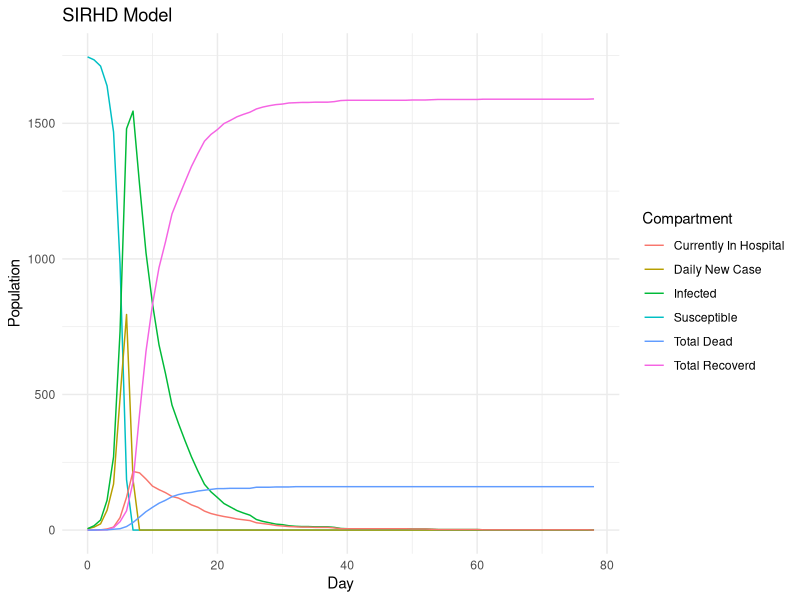
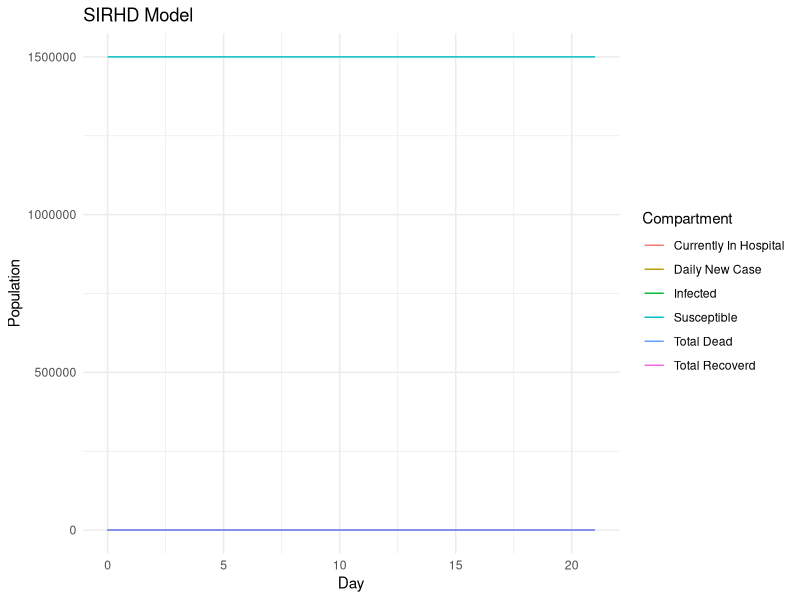

These figures' R source, in order: (Note: a time limit stopped this script after it produced the figures.)
## ---- chunk 1
knitr::opts_chunk$set(echo = FALSE, message = FALSE, warning = FALSE)
library(dplyr)
library(ggplot2)
## ---- chunk 2
model.data = function(N, beta, I.0, p, epsilon, theta, gamma, TimeH, TimeNH){
  I.rate = beta/N
  psi = 1/TimeH
  lambda = 1/TimeNH
  curr.day = 0
  S = p * N - I.0
  NS.0 = N - S - I.0
  NS = NS.0
  NewInfected = I.0
  Total.Hospital = 0
  Total.NonHospital = 0
  Total.Infected = NewInfected + Total.Hospital + Total.NonHospital
  Total.Infective = NewInfected + Total.NonHospital
  Hospital.Recovered = 0
  NonHospital.Recovered = 0
  Hospital.Dead = 0
  NonHospital.Dead = 0
  Total.Recovered = Hospital.Recovered + NonHospital.Recovered
  Total.Dead = Hospital.Dead + NonHospital.Dead
  Pop = S + NS + Total.Infected + Total.Dead
  Leaving.Hospital = 0
  Leaving.NonHospital = 0
  Recovered.Hospital.today = 0
  Recovered.NonHospital.today = 0
  Entering.Hospital = 0
  
  # If you want a full table like the excel, uncomment all lines in the df below
  df = data_frame(Day = curr.day,
                  Susceptible = S,
                  Non.Susceptible = NS,
                  Daily.New.Case = NewInfected,
                  Total.In.Hospital = Total.Hospital,
                  # Total.NonHospital = Total.NonHospital,
                  Infected = Total.Infected,
                  # Total.Infective = Total.Infective,
                  # Recovered.In.Hospital = Hospital.Recovered,
                  # Dead.In.Hospital = Hospital.Dead,
                  Total.Recovered = Total.Recovered,
                  Total.Dead = Total.Dead)
  
  # Watch the disease until it ends (daily new case = 0) or at max 200 days
  while(Total.Infected > 0 & curr.day < 1000){
    curr.day = curr.day + 1
    
    # Number of individuals recovered from the infected in hospital (previous day)
    # First need to see how many are leaving the hospital
    Leaving.Hospital = rbinom(1, Total.Hospital, psi)
    # Then how many of those recovered
    Recovered.Hospital.today = rbinom(1, Leaving.Hospital, theta)
    Hospital.Recovered = Hospital.Recovered + Recovered.Hospital.today
    Hospital.Dead = Hospital.Dead + Leaving.Hospital - Recovered.Hospital.today
    
    # Number of individuals dead from the infected in hospital (previous day)
    # First need to see how many not in hospital are getting over disease
    NonHospital.leaving = rbinom(1, Total.NonHospital, lambda)
    # How many of those are recovering
    Recovered.NonHospital.today = rbinom(1, NonHospital.leaving, gamma)
    NonHospital.Recovered = NonHospital.Recovered + Recovered.NonHospital.today
    NonHospital.Dead = NonHospital.Dead + NonHospital.leaving - Recovered.NonHospital.today
    
    # Total number of recovered or dead so far (cumulative)
    Total.Recovered = Hospital.Recovered + NonHospital.Recovered
    Total.Dead = Hospital.Dead + NonHospital.Dead
    
    # Number of individuals hospitalized from the infected in the previous day
    Entering.Hospital = rbinom(1, NewInfected, epsilon)
    Total.Hospital =  Entering.Hospital + Total.Hospital - Leaving.Hospital
    Total.NonHospital = NewInfected + Total.NonHospital - Entering.Hospital - NonHospital.leaving
    
    # Newly infected case today and total actively infected so far
    NewInfected = min(S, rbinom(1, S * Total.Infective, I.rate))
    Total.Infected = NewInfected + Total.Hospital + Total.NonHospital
    
    # Susceptible population left
    S = S - NewInfected
    
    # Current non-susceptible group
    NS = NS.0 + Total.Recovered
    
    # Infective group that can spread the disease the next day
    Total.Infective = NewInfected + Total.NonHospital
    
    # Confirm population
    Pop = S + NS + Total.Infected + Total.Dead
    
    # If you want a full table like the excel, uncomment this
    # data = c(curr.day, S, NS, NewInfected, Total.Hospital, Total.NonHospital, Total.Infected, Total.Infective, Hospital.Recovered, Hospital.Dead, Total.Recovered, Total.Dead, Pop)
    data = c(curr.day, S, NS, NewInfected, Total.Hospital, Total.Infected, Total.Recovered, Total.Dead)
    df = rbind(df, data)
  }
  return(df)
}
model.plot = function(data){
  p = ggplot(data  = data, aes(x = Day)) +
        geom_line(aes(y = Susceptible, color = "Susceptible")) +
        geom_line(aes(y = Daily.New.Case, color = "Daily New Case")) +
        geom_line(aes(y = Infected, color = "Infected")) +
        geom_line(aes(y = Total.In.Hospital, color = "Currently In Hospital")) +
        geom_line(aes(y = Total.Recovered, color = "Total Recoverd")) +
        geom_line(aes(y = Total.Dead, color = "Total Dead")) +
        scale_color_discrete(name = "Compartment") +
        labs(y = "Population", title = "SIRHD Model") + 
        theme_minimal()
  return(p)
}
model.info = function(data){
  Last.Day = nrow(data)
  Status = ifelse(data[Last.Day,]$Daily.New.Case == 0, "Ended", "Going")
  Total.Death = data[Last.Day,]$Total.Dead
  Total.Infected = sum(data$Daily.New.Case)
  Max.New.Case = max(data$Daily.New.Case)
  Peak.Day.New.Case = data[data$Daily.New.Case == Max.New.Case,]$Day
  Max.In.Hospital = max(data$Total.In.Hospital)
  Peak.Day.Hospital= data[data$Total.In.Hospital == Max.In.Hospital,]$Day
  info = c(Last.Day, Status, Total.Death, Total.Infected, Max.New.Case, Peak.Day.New.Case, Max.In.Hospital, Peak.Day.Hospital)
  return(info)
}
# Confirm the model by calculating that all compartments sum to population at any day
model.confirm = function(data){
  data$Pop = data$S + data$NS + data$Total.Infected + data$Total.Dead
  return(data)
}
SIRHD.model = function(N, beta, I.0, p, epsilon, theta, gamma, TimeH, TimeNH){
  param = c(N, beta, epsilon, theta, gamma, TimeH, TimeNH)
  data = model.data(N, beta, I.0, p, epsilon, theta, gamma, TimeH, TimeNH)
  plot = model.plot(data)
  result_info = model.info(data)
  info = c(param, result_info)
  return(list(data,plot,info))
}

# Helper function for string wrapping. 
# Default 20 character target width.
swr = function(string, nwrap=12) {
  paste(strwrap(string, width=nwrap), collapse="\n")
}
swr = Vectorize(swr)

test.model = SIRHD.model(3500, 4, 5, 0.5, 0.15, 0.9, 0.9, 10, 5)
test.model
## ---- chunk 3
# N, beta, I.0, p, epsilon, theta, gamma, TimeH, TimeNH
test.model = SIRHD.model(3000000, 1, 5, 0.5, 0.7, 0.9, 0.8, 10, 5)
test.model[[1]]
test.model[[2]]
model.summary = cbind(c("Population", "Beta", "HospitalizationRate", "HospitalizedRecoveryRate", "NonHospitalizedRecoveryRate", "HospitalizationTime", "InfectionTime"), test.model[[3]][1:7], c("LastDay", "Status", "TotalDeath", "TotalInfected", "MaxNewCase", "PeakDayNewCase", "MaxInHospital", "PeakDayHospital"), test.model[[3]][8:15])
model.summary = as.data.frame(model.summary)
colnames(model.summary) = c("Parameter", "Value", "Result", "Value")
model.summary
## ---- chunk 4
I.0 = 5
S.rate = 0.5

# List of Explanatory Variables:
Pop.Lst = c(10000, 100000, 1000000)
Beta.Lst = c(2,4)
Hrate.Lst = c(0.05, 0.1, 0.15)
RrateH.Lst = c(0.9, 0.95)
RrateNH.Lst = c(0.9, 0.95)
TimeH.Lst = c(10, 15)
TimeNH.Lst = c(1, 5)

#Pop.Lst, Beta.Lst, Hrate.Lst, RrateH.Lst, RrateNH.Lst, TimeH.Lst, TimeNH.Lst
result_table = data.frame()

# Run 10 simulations of every 288 combinations
sims = 10
for(i in 1:sims){
  for(N in Pop.Lst){
    for(b in Beta.Lst){
      for(hr in Hrate.Lst){
        for(rrh in RrateH.Lst){
          for(rrnh in RrateNH.Lst){
            for(th in TimeH.Lst){
              for(tnh in TimeNH.Lst){
                model = SIRHD.model(N, b, I.0, S.rate, hr, rrh, rrnh, th, tnh)
                result_table = rbind(result_table, model[[3]], stringsAsFactors = FALSE)
              }
            }
          }
        }
      }
    }
  }
}

colnames(result_table) = c("Population", "Beta", "HospitalizationRate", "HospitalizedRecoveryRate", "NonHospitalizedRecoveryRate", "HospitalizationTime", "InfectionTime", "LastDay", "Status", "TotalDeath", "TotalInfected", "MaxNewCase", "PeakDayNewCase", "MaxInHospital", "PeakDayHospital")
result_table[1:7] = as.data.frame(sapply(result_table[1:7], as.numeric))
result_table[1:7] = format(result_table[1:7], scientific = FALSE)
result_table[c(1:7,9)] = as.data.frame(sapply(result_table[c(1:7,9)], as.factor))
result_table[c(8,10:15)] = as.data.frame(sapply(result_table[c(8,10:15)], as.numeric))

numericPop = as.numeric(as.character(result_table$Population))

result_table$DeathProportion = result_table$TotalDeath / numericPop
result_table$InfectedProportion = result_table$TotalInfected / numericPop
result_table$MaxCaseProportion = result_table$MaxNewCase / numericPop
result_table$MaxHospitalProportion = result_table$MaxInHospital / numericPop
result_table
## ---- chunk 5
# Full model without interaction
Death.Anova = aov(DeathProportion ~ Population + Beta + HospitalizationRate + HospitalizedRecoveryRate + NonHospitalizedRecoveryRate + HospitalizationTime + InfectionTime, data = result_table) 
summary(Death.Anova)

# Reduced model with interaction between significant variables from full model
Death.Anova1 = aov(DeathProportion ~ Beta + HospitalizationRate + HospitalizedRecoveryRate + NonHospitalizedRecoveryRate + InfectionTime
                   + Beta*HospitalizationRate + Beta*HospitalizedRecoveryRate + Beta*NonHospitalizedRecoveryRate + Beta*InfectionTime 
                   + HospitalizationRate*HospitalizedRecoveryRate + HospitalizationRate*NonHospitalizedRecoveryRate + HospitalizationRate*InfectionTime +
                   + HospitalizedRecoveryRate*NonHospitalizedRecoveryRate + HospitalizedRecoveryRate*InfectionTime 
                   + NonHospitalizedRecoveryRate*InfectionTime, 
                   data = result_table)
summary(Death.Anova1)
## ---- chunk 6
# Summarize main effects of each significant variable
avg.Beta = result_table %>% group_by(Beta) %>% summarise(Average.Death.Proportion = mean(DeathProportion))
avg.HospitalizationRate = result_table %>% group_by(HospitalizationRate) %>% summarise(Average.Death.Proportion = mean(DeathProportion))
avg.HospitalizedRecoveryRate = result_table %>% group_by(HospitalizedRecoveryRate) %>% summarise(Average.Death.Proportion = mean(DeathProportion))
avg.NonHospitalizedRecoveryRate = result_table %>% group_by(NonHospitalizedRecoveryRate) %>% summarise(Average.Death.Proportion = mean(DeathProportion))
avg.InfectionTime = result_table %>% group_by(InfectionTime) %>% summarise(Average.Death.Proportion = mean(DeathProportion))

avg.Beta$Var = "Beta"
names(avg.Beta) = c("Level", "Average.Death.Proportion", "Var")

avg.HospitalizationRate$Var = "Hospitalization Rate"
names(avg.HospitalizationRate) = c("Level", "Average.Death.Proportion", "Var")

avg.HospitalizedRecoveryRate$Var = "Hospitalized Recovery Rate"
names(avg.HospitalizedRecoveryRate) = c("Level", "Average.Death.Proportion", "Var")

avg.NonHospitalizedRecoveryRate$Var = "Non-Hospitalized Recovery Rate"
names(avg.NonHospitalizedRecoveryRate) = c("Level", "Average.Death.Proportion", "Var")

avg.InfectionTime$Var = "Quarantine"
names(avg.InfectionTime) = c("Level", "Average.Death.Proportion", "Var")
avg.InfectionTime$Level = ifelse(avg.InfectionTime$Level == "1", "yes", "no")

avg.all = rbind(avg.Beta, avg.HospitalizationRate, avg.InfectionTime, avg.HospitalizedRecoveryRate, avg.NonHospitalizedRecoveryRate)
# Main Effect Plots
ann_text <- tribble(
  ~Var, ~Average.Death.Proportion, ~Level,
  #--|--|--
  "Beta", 0.037, "2")
avg.all$Var = swr(avg.all$Var, 20)
ggplot(avg.all, aes(x = Level, y = Average.Death.Proportion, group = Var)) + 
  facet_grid(cols = vars(Var), scales = "free_x") + 
  theme_bw() + 
  labs(y = "Average Total Death Proportion", x = "Variable Level") + 
  geom_hline(yintercept = mean(result_table$DeathProportion), linetype='dashed', col = 'blue') + geom_line() +
  geom_point() + 
  geom_text(data = ann_text, label = swr("Grand Average", 5), colour = 'blue', size = 2.8)
## ---- chunk 7
# Summarize interaction effects by all combinations of significant variables
DeathSummary = result_table %>% group_by(Beta, HospitalizationRate, HospitalizedRecoveryRate, NonHospitalizedRecoveryRate, InfectionTime) %>% summarise(Average.Death.Proportion = mean(DeathProportion))

# New facet label names for variables
InfectionTime.labs <- c("With quarantine", "Without quarantine")
names(InfectionTime.labs) <- c("1", "5")

Beta.labs <- c("Beta = 2", "Beta = 4")
names(Beta.labs) <- c("2", "4")

HospitalizationRate.labs <- c("5% Hospitalization", "10% Hospitalization", "15% Hospitalization")
names(HospitalizationRate.labs) <- c("0.05", "0.10", "0.15")

DeathSummary$InfectionTime = ifelse(DeathSummary$InfectionTime == 1, "With quarantine", "Without quarantine")
DeathSummary$InfectionTime = swr(DeathSummary$InfectionTime)
# Interaction Plot
ggplot(DeathSummary, 
       aes(x = NonHospitalizedRecoveryRate, 
           y = Average.Death.Proportion,
           color = HospitalizedRecoveryRate,
           group = HospitalizedRecoveryRate)) +
  geom_point() + 
  geom_line() +
  facet_grid(InfectionTime ~ Beta + HospitalizationRate, labeller = labeller(Beta = Beta.labs, HospitalizationRate = swr(HospitalizationRate.labs))) +
  # geom_point(aes(color = HospitalizedRecoveryRate)) + 
  theme_bw() + 
  labs(y = "Average Total Death Proportion", 
       x = "Non-Hospitalized Recovery Rate",
       color = "Hospitalized Recovery Rate") +
  theme(legend.position="top")
## ---- chunk 8
# Full model without interaction
Infected.Anova = aov(InfectedProportion ~ Population + Beta + HospitalizationRate + HospitalizedRecoveryRate + NonHospitalizedRecoveryRate + HospitalizationTime + InfectionTime, data = result_table)
summary(Infected.Anova)

# Reduced model with interaction between significant variables from full model
Infected.Anova1 = aov(InfectedProportion ~ Beta + HospitalizationRate + InfectionTime 
                      + Beta*HospitalizationRate + Beta*InfectionTime + HospitalizationRate*InfectionTime, 
                      data = result_table)
summary(Infected.Anova1)
## ---- chunk 9
# Summarize main effects of each significant variable
avg.Beta = result_table %>% group_by(Beta) %>% summarise(Average.Infected.Proportion = mean(InfectedProportion))
avg.InfectionTime = result_table %>% group_by(InfectionTime) %>% summarise(Average.Infected.Proportion = mean(InfectedProportion))
avg.HospitalizationRate = result_table %>% group_by(HospitalizationRate) %>% summarise(Average.Infected.Proportion = mean(InfectedProportion))

avg.Beta$Var = "Beta"
names(avg.Beta) = c("Level", "Average.Infected.Proportion", "Var")

avg.HospitalizationRate$Var = "Hospitalization Rate"
names(avg.HospitalizationRate) = c("Level", "Average.Infected.Proportion", "Var")

avg.InfectionTime$Var = "Quarantine"
names(avg.InfectionTime) = c("Level", "Average.Infected.Proportion", "Var")
avg.InfectionTime$Level = ifelse(avg.InfectionTime$Level == "1", "yes", "no")

avg.all = rbind(avg.Beta, avg.HospitalizationRate, avg.InfectionTime)
avg.all$Var = swr(avg.all$Var, 20)

# Main Effect Plots
ann_text <- tribble(
  ~Var, ~Average.Infected.Proportion, ~Level,
  #--|--|--
  "Beta", mean(result_table$InfectedProportion) + 0.004, "2")

ggplot(avg.all, aes(x = Level, y = Average.Infected.Proportion, group = Var)) + 
  facet_grid(cols = vars(Var), scales = "free_x") + 
  geom_line() +
  geom_point() + 
  theme_bw() + 
  labs(y = "Average Total Infected Proportion", x = "Variable Level") +
  geom_hline(yintercept = mean(result_table$InfectedProportion), linetype='dashed', col = 'blue') + 
  geom_text(data = ann_text, label = swr("Grand Average", 5), colour = 'blue', size = 3)
## ---- chunk 10
# Summarize interaction effects by all combinations of significant variables
InfectedSummary = result_table %>% group_by(Beta, InfectionTime, HospitalizationRate) %>% summarise(Average.Infected.Proportion = mean(InfectedProportion))
InfectedSummary$InfectionTime = ifelse(InfectedSummary$InfectionTime == "1", "yes", "no")
InfectedSummary$InfectionTime = factor(InfectedSummary$InfectionTime, levels = c("yes", "no"), ordered = TRUE )

# Interaction Plot
ggplot(InfectedSummary, 
       aes(x = InfectionTime, 
           y = Average.Infected.Proportion, 
           group = Beta,
           color = Beta)) + 
  geom_line() +
  geom_point() + 
  facet_grid(~ HospitalizationRate, labeller = labeller(HospitalizationRate = HospitalizationRate.labs)) +
  theme_bw() + 
  labs(y = "Average Total Infected Proportion", 
       x = "Quarantine") +
  theme(legend.position="top")
## ---- chunk 11
NewCase.Anova = aov(MaxCaseProportion ~ Population + Beta + HospitalizationRate + HospitalizedRecoveryRate + NonHospitalizedRecoveryRate + HospitalizationTime + InfectionTime, data = result_table)
summary(NewCase.Anova)

NewCase.Anova1 = aov(MaxCaseProportion ~ Population + Beta + HospitalizationRate + InfectionTime +
                       Population*Beta + Population*HospitalizationRate + Population*InfectionTime + 
                       Beta*HospitalizationRate + Beta*InfectionTime + HospitalizationRate*InfectionTime, 
                     data = result_table)
summary(NewCase.Anova1)
## ---- chunk 12
# Summarize main effects of each significant variable
avg.Population = result_table %>% group_by(Population) %>% summarise(Average.MaxCaseProportion = mean(MaxCaseProportion))
avg.Beta = result_table %>% group_by(Beta) %>% summarise(Average.MaxCaseProportion = mean(MaxCaseProportion))
avg.InfectionTime = result_table %>% group_by(InfectionTime) %>% summarise(Average.MaxCaseProportion = mean(MaxCaseProportion))
avg.HospitalizationRate = result_table %>% group_by(HospitalizationRate) %>% summarise(Average.MaxCaseProportion = mean(MaxCaseProportion))

avg.Population$Var = "Population"
names(avg.Population) = c("Level", "Average.MaxCaseProportion", "Var")

avg.Beta$Var = "Beta"
names(avg.Beta) = c("Level", "Average.MaxCaseProportion", "Var")

avg.HospitalizationRate$Var = "Hospitalization Rate"
names(avg.HospitalizationRate) = c("Level", "Average.MaxCaseProportion", "Var")

avg.InfectionTime$Var = "Quarantine"
names(avg.InfectionTime) = c("Level", "Average.MaxCaseProportion", "Var")
avg.InfectionTime$Level = ifelse(avg.InfectionTime$Level == "1", "yes", "no")

avg.all = rbind(avg.Population, avg.Beta, avg.HospitalizationRate, avg.InfectionTime)
avg.all$Var = swr(avg.all$Var, 20)

# Main Effect Plots
ann_text <- tribble(
  ~Var, ~Average.MaxCaseProportion, ~Level,
  #--|--|--
  "Beta", mean(result_table$MaxCaseProportion) + 0.007, "2")

ggplot(avg.all, aes(x = Level, y = Average.MaxCaseProportion, group = Var)) + 
  facet_grid(cols = vars(Var), scales = "free_x") + 
  geom_line() +
  geom_point() + 
  theme_bw() + 
  labs(y = "Average Maximum Daily New Case Proportion", x = "Variable Level") +
  geom_hline(yintercept = mean(result_table$MaxCaseProportion), linetype='dashed', col = 'blue') + 
  geom_text(data = ann_text, label = swr("Grand Average", 5), colour = 'blue', size = 3)
## ---- chunk 13
# Summarize interaction effects by all combinations of significant variables
MaxCaseSummary = result_table %>% group_by(Population, Beta, InfectionTime, HospitalizationRate) %>% summarise(Average.MaxCaseProportion = mean(MaxCaseProportion))
MaxCaseSummary$InfectionTime = ifelse(MaxCaseSummary$InfectionTime == 1, "With quarantine", "Without quarantine")
# MaxCaseSummary$InfectionTime = factor(MaxCaseSummary$InfectionTime, levels = c("yes", "no"), ordered = TRUE )

# Interaction Plot
ggplot(MaxCaseSummary, 
       aes(x = Population, 
           y = Average.MaxCaseProportion, 
           group = Beta,
           color = Beta)) + 
  geom_line() +
  geom_point() + 
  facet_grid(InfectionTime ~ HospitalizationRate, labeller = labeller(HospitalizationRate = HospitalizationRate.labs)) +
  theme_bw() + 
  labs(y = "Average Maximum Daily New Case Proportion") +
  theme(legend.position="top")
## ---- chunk 14
Hospital.Anova = aov(MaxHospitalProportion ~ Population + Beta + HospitalizationRate + HospitalizedRecoveryRate + NonHospitalizedRecoveryRate + HospitalizationTime + InfectionTime, data = result_table)
summary(Hospital.Anova)

Hospital.Anova1 = aov(MaxHospitalProportion ~ Beta + HospitalizationRate + HospitalizationTime + InfectionTime
                      + Beta*HospitalizationRate + Beta*HospitalizationTime + Beta*InfectionTime
                      + HospitalizationRate*HospitalizationTime + HospitalizationRate*InfectionTime + HospitalizationTime*InfectionTime, 
                      data = result_table)
summary(Hospital.Anova1)
## ---- chunk 15
# Summarize main effects of each significant variable
avg.Beta = result_table %>% group_by(Beta) %>% summarise(Average.MaxHospitalProportion = mean(MaxHospitalProportion))
avg.HospitalizationRate = result_table %>% group_by(HospitalizationRate) %>% summarise(Average.MaxHospitalProportion = mean(MaxHospitalProportion))
avg.HospitalizationTime = result_table %>% group_by(HospitalizationTime) %>% summarise(Average.MaxHospitalProportion = mean(MaxHospitalProportion))
avg.InfectionTime = result_table %>% group_by(InfectionTime) %>% summarise(Average.MaxHospitalProportion = mean(MaxHospitalProportion))

avg.Beta$Var = "Beta"
names(avg.Beta) = c("Level", "Average.MaxHospitalProportion", "Var")

avg.HospitalizationRate$Var = "Hospitalization Rate"
names(avg.HospitalizationRate) = c("Level", "Average.MaxHospitalProportion", "Var")

avg.HospitalizationTime$Var = "Hospitalization Time (days)"
names(avg.HospitalizationTime) = c("Level", "Average.MaxHospitalProportion", "Var")

avg.InfectionTime$Var = "Quarantine"
names(avg.InfectionTime) = c("Level", "Average.MaxHospitalProportion", "Var")
avg.InfectionTime$Level = ifelse(avg.InfectionTime$Level == "1", "yes", "no")

avg.all = rbind(avg.Beta, avg.HospitalizationRate, avg.InfectionTime, avg.HospitalizationTime)
avg.all$Var = swr(avg.all$Var, 20)

# Main Effect Plots
ann_text <- tribble(
  ~Var, ~Average.MaxHospitalProportion, ~Level,
  #--|--|--
  "Beta", mean(result_table$MaxHospitalProportion) + 0.003, "2")

ggplot(avg.all, aes(x = Level, y = Average.MaxHospitalProportion, group = Var)) + 
  facet_grid(cols = vars(Var), scales = "free_x") + 
  geom_line() +
  geom_point() + 
  theme_bw() + 
  labs(y = "Average Maximum Daily Hospitalization Proportion", x = "Variable Level") +
  geom_hline(yintercept = mean(result_table$MaxHospitalProportion), linetype='dashed', col = 'blue') + 
  geom_text(data = ann_text, label = swr("Grand Average", 5), colour = 'blue', size = 3)

# Summarize interaction effects by all combinations of significant variables
MaxHospitalSummary = result_table %>% group_by(Beta, InfectionTime, HospitalizationRate, HospitalizationTime) %>% summarise(Average.MaxHospitalProportion = mean(MaxHospitalProportion))
MaxHospitalSummary$InfectionTime = ifelse(MaxHospitalSummary$InfectionTime == 1, "With quarantine", "Without quarantine")

# Interaction Plot
ggplot(MaxHospitalSummary, 
       aes(x = HospitalizationTime, 
           y = Average.MaxHospitalProportion, 
           group = Beta,
           color = Beta)) + 
  geom_line() +
  geom_point() + 
  facet_grid(InfectionTime ~ HospitalizationRate, labeller = labeller(HospitalizationRate = HospitalizationRate.labs)) +
  theme_bw() + 
  labs(y = "Average Maximum Daily Hospitalization Proportion") +
  theme(legend.position="top")
## ---- chunk 16
PeakDay.Anova = aov(PeakDayNewCase ~ Population + Beta + HospitalizationRate + HospitalizedRecoveryRate + NonHospitalizedRecoveryRate + HospitalizationTime + InfectionTime, data = result_table)
summary(PeakDay.Anova)
## ---- chunk 17
PeakDayH.Anova = aov(PeakDayHospital ~ Population + Beta + HospitalizationRate + HospitalizedRecoveryRate + NonHospitalizedRecoveryRate + HospitalizationTime + InfectionTime, data = result_table)
summary(PeakDayH.Anova)
